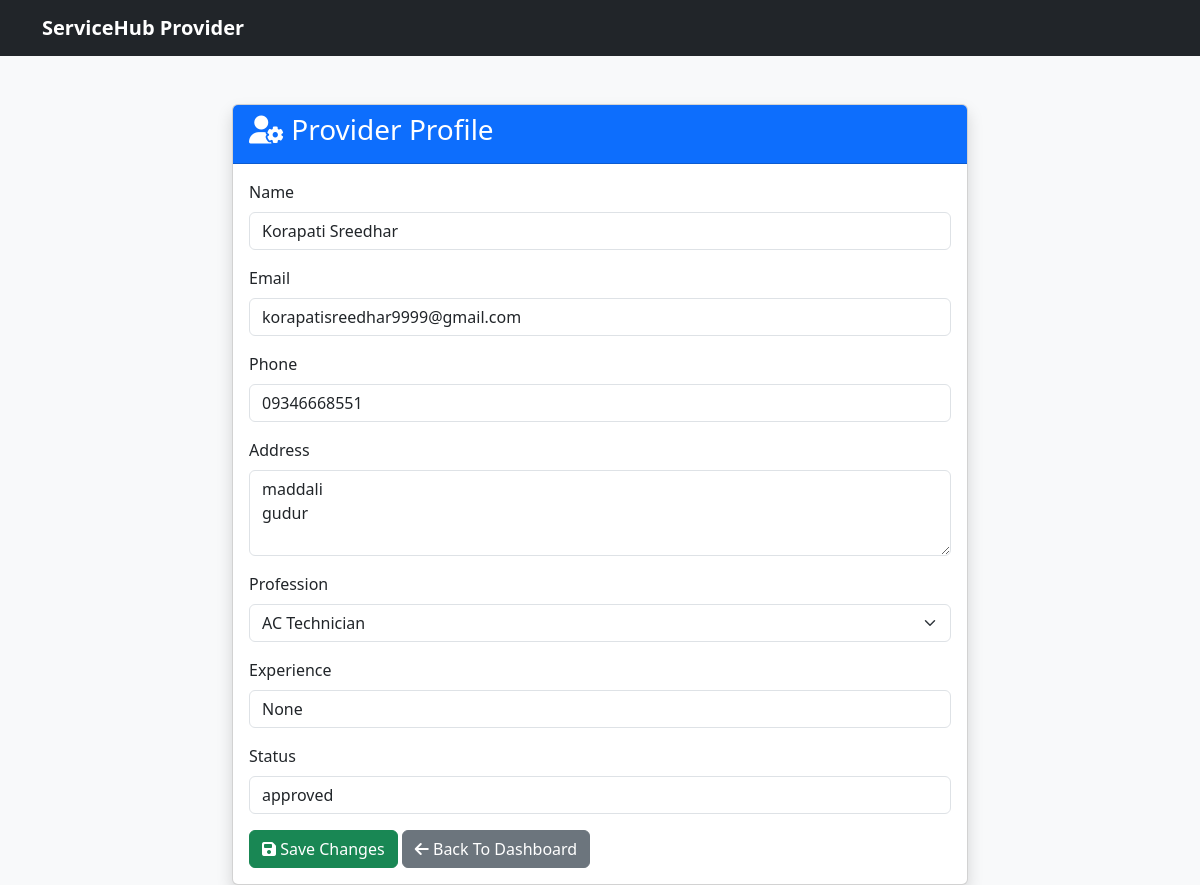
Screenshot of /provider-profile (signed in) with the database file from the repository.
### tables this page shows
CREATE TABLE users(
    id INTEGER PRIMARY KEY AUTOINCREMENT,
    name TEXT NOT NULL,
    email TEXT UNIQUE NOT NULL,
    password TEXT NOT NULL,
    role TEXT DEFAULT 'customer',
    phone TEXT,
    address TEXT,
    profession TEXT,
    experience TEXT,
    status TEXT DEFAULT 'pending',
    created_at TIMESTAMP DEFAULT CURRENT_TIMESTAMP
);

### app.py (the view, shortened to what this page needs)
@app.route("/provider-profile", methods=["GET", "POST"])
def provider_profile():
    if "user_id" not in session:
        return redirect(url_for("login"))
    conn = get_db_connection()
    worker = conn.execute(
        "SELECT * FROM users WHERE id=?",
        (session["user_id"],)
    ).fetchone()
    conn.close()
    return render_template(
        "provider/provider_profile.html",
        worker=worker
    )

### app.py (called while the page is built)
def get_db_connection():
    conn = sqlite3.connect(DATABASE)
    conn.row_factory = sqlite3.Row
    return conn

### templates/provider/provider_profile.html (shortened to what this page needs)
<!DOCTYPE html>
<html lang="en">
<head>
    <link href="https://cdn.jsdelivr.net/npm/bootstrap@5.3.3/dist/css/bootstrap.min.css"
          rel="stylesheet">
    <link rel="stylesheet"
          href="https://cdnjs.cloudflare.com/ajax/libs/font-awesome/6.5.1/css/all.min.css">
</head>
<body class="bg-light">
<nav class="navbar navbar-dark bg-dark">
    <div class="container">
        <a class="navbar-brand fw-bold"
           href="/worker-dashboard">
            ServiceHub Provider
        </a>
    </div>
</nav>
<div class="container mt-5">
    <div class="row justify-content-center">
        <div class="col-md-8">
            <div class="card shadow">
                <div class="card-header bg-primary text-white">
                    <h3>
                        <i class="fas fa-user-cog"></i>
                        Provider Profile
                    </h3>
                </div>
                <div class="card-body">
                    <form method="POST">
                        <div class="mb-3">
                            <label class="form-label">
                                Name
                            </label>
                            <input type="text"
                                   name="name"
                                   class="form-control"
                                   value="{{ worker.name }}">
                        </div>
                        <div class="mb-3">
                            <label class="form-label">
                                Email
                            </label>
                            <input type="email"
                                   class="form-control"
                                   value="{{ worker.email }}"
                                   readonly>
                        </div>
                        <div class="mb-3">
                            <label class="form-label">
                                Phone
                            </label>
                            <input type="text"
                                   name="phone"
                                   class="form-control"
                                   value="{{ worker.phone }}">
                        </div>
                        <div class="mb-3">
                            <label class="form-label">
                                Address
                            </label>
                            <textarea name="address"
                                      class="form-control"
                                      rows="3">{{ worker.address }}</textarea>
                        </div>
                        <div class="mb-3">
                            <label class="form-label">
                                Profession
                            </label>
                            <select name="profession"
                                    class="form-select">
                                <option value="AC Technician">AC Technician</option>
                            </select>
                        </div>
                        <div class="mb-3">
                            <label class="form-label">
                                Experience
                            </label>
                            <input type="text"
                                   name="experience"
                                   class="form-control"
                                   value="{{ worker.experience }}">
                        </div>
                        <div class="mb-3">
                            <label class="form-label">
                                Status
                            </label>
                            <input type="text"
                                   class="form-control"
                                   value="{{ worker.status }}"
                                   readonly>
                        </div>
                        <button type="submit"
                                class="btn btn-success">
                            <i class="fas fa-save"></i>
                            Save Changes
                        </button>
                        <a href="/worker-dashboard"
                           class="btn btn-secondary">
                            <i class="fas fa-arrow-left"></i>
                            Back To Dashboard
                        </a>
                    </form>
                </div>
            </div>
        </div>
    </div>
</div>
</body>
</html>

### rows the page displays
users: name "Korapati Sreedhar", email "korapatisreedhar9999@gmail.com", phone "09346668551", address "maddali gudur", status "approved"
